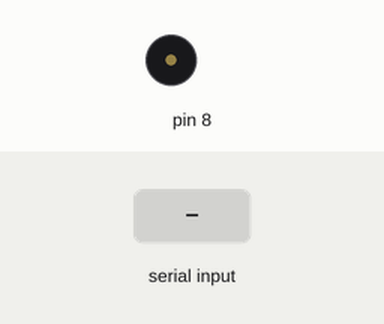
This sketch was run on a simulated Arduino Uno, built with avr-gcc and run on an emulated ATmega328P. Parts: buzzer (waves = sounding). The inputs (shaded band) are chosen by the test bench.

Above: at 1.2 s.
1.3 s: "1" received over Serial
At 1.6 s:
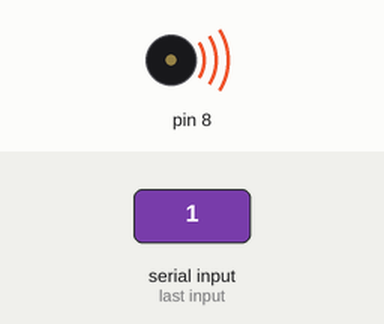
Timing chart, 0 to 4.3 s (numbered marks = the images above; inputs shaded):
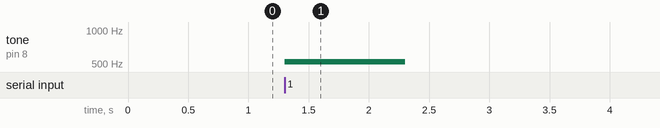

Measured:
- after the input at 1.3 s, tone on pin 8: silent → 523 Hz at once, → silent 1.0 s later

The sketch:

eek02_5_arduino_do_re_mi_Serial_begin_available_read_if_tone.ino
```cpp
//week02_5_arduino_do_re_mi_Serial_begin_available_read_if_tone
void setup() {
  Serial.begin(9600);
}

void loop() {
  if (Serial.available() > 0) {
    char c = Serial.read() ;
    if(c=='1') tone(8,523,1000);
    if(c=='2') tone(8,587,1000);
    if(c=='3') tone(8,659,1000);
  }
}
```
